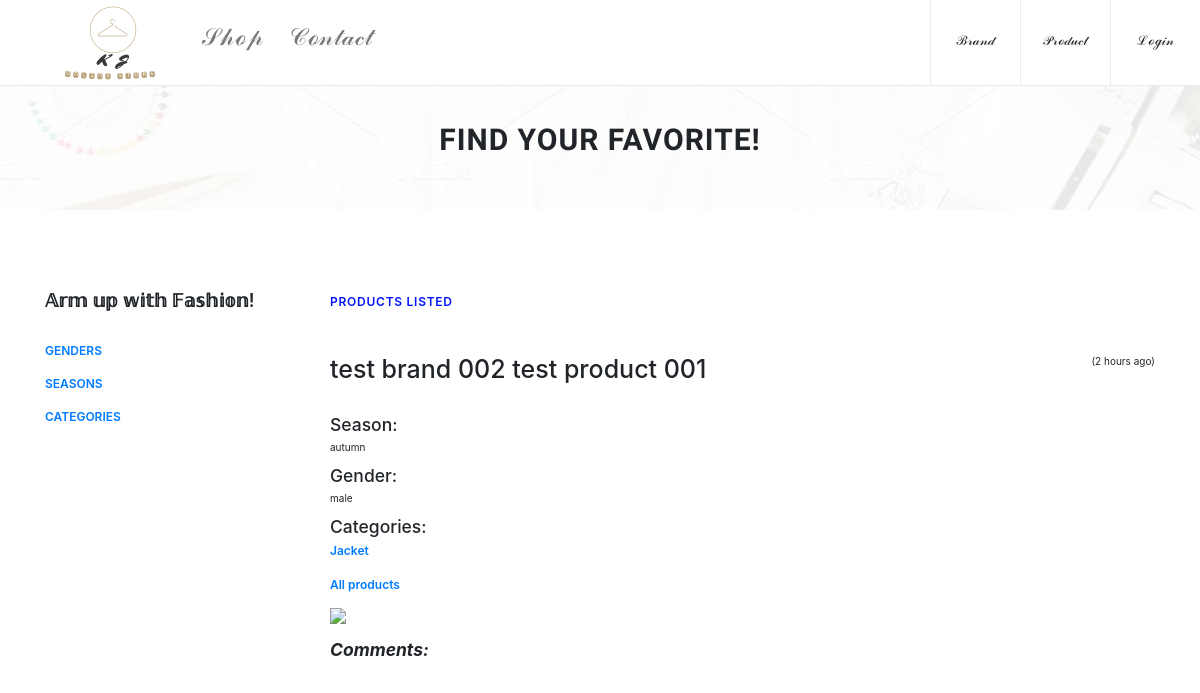
The app's page /product/4 with its own data.
### fashions/models.py (models this page shows, shortened)
class Product(models.Model) :
    name = models.CharField(
            max_length=200,
            validators=[MinLengthValidator(2, "Title must be greater than 2 characters")]
    )
    discription = models.TextField(
        validators=[MinLengthValidator(3, "Discription must be greater than 3 characters")]
    )
    comments = models.ManyToManyField(settings.AUTH_USER_MODEL,
        through='CommentRating', related_name='CommentRatings_owned')
    sales = models.PositiveIntegerField(default=0)
    price = models.DecimalField(max_digits=7, decimal_places=2, null=True)
    brand = models.ForeignKey(Brand, on_delete=models.CASCADE)
    gender = models.ForeignKey(Gender, on_delete=models.CASCADE)
    season = models.ForeignKey(Season, on_delete=models.CASCADE)
    categories = models.ManyToManyField(Category, help_text='Choose the categories this product has')
    created_at = models.DateTimeField(auto_now_add=True)
    updated_at = models.DateTimeField(auto_now=True)
    picture = models.BinaryField(null=True, editable=True, blank=True)
    content_type = models.CharField(max_length=256, null=True, help_text='The MIMEType of the file')

class Season(models.Model) :
    name = models.CharField(
            max_length=200,
            validators=[MinLengthValidator(2, "Title must be greater than 2 characters")]
    )
    discription = models.TextField(
        validators=[MinLengthValidator(3, "Discription must be greater than 3 characters")]
    )
    def __str__(self):
        return self.name

class Gender(models.Model) :
    name = models.CharField(
            max_length=200,
            validators=[MinLengthValidator(2, "Name must be greater than 2 characters")]
    )
    def __str__(self):
        return self.name

class Category(models.Model) :
    name = models.CharField(
            max_length=200,
            validators=[MinLengthValidator(2, "Title must be greater than 2 characters")]
    )
    discription = models.TextField(
        validators=[MinLengthValidator(3, "Discription must be greater than 3 characters")]
    )
    created_at = models.DateTimeField(auto_now_add=True)
    updated_at = models.DateTimeField(auto_now=True)

### fashions/views.py (the view)
# urls.py: path('product/<int:pk>', views.ProductDetailView.as_view(), name='product_detail'),
class ProductDetailView(OwnerDetailView):
    model = Product
    template_name = "fashions/product_detail.html"
    def get(self, request, pk) :
        product = Product.objects.get(id=pk)
        comments = CommentRating.objects.filter(product=product).order_by('-updated_at')
        comment_form = CommentForm()
        gender_list = Gender.objects.all()
        season_list = Season.objects.all()
        category_list = Category.objects.all()
        brand_list = Brand.objects.all()
        product_categories = product.categories.all()
        context = { 'product' : product, 'comments': comments, 'comment_form': comment_form, \
            'gender_list': gender_list, 'season_list' : season_list, 'category_list' : category_list, \
                'brand_list' : brand_list, 'product_categories': product_categories}
        return render(request, self.template_name, context)

### home/context_processors.py (called while the page is built)
def settings(request):
    return {
        'settings': django_settings,
    }

### fashions/templates/fashions/product_detail.html (shortened to what this page needs)
{% extends "fashions/base_menu.html" %}
{% load app_tags %}
{% load crispy_forms_tags %}
{% load staticfiles %}
{% load humanize %}
{% block navbar %}
<header class="header_area">
        <div class="classy-nav-container breakpoint-off d-flex align-items-center justify-content-between">
            <nav class="classy-navbar" id="essenceNav">
                <a class="nav-brand" href="#"><img src="{% static 'KJlogo.png' %}" alt="" width="100" height="100"></a>
                <div class="classy-menu">
                    <div class="classynav">
                        <ul>
                            <li><a href="{% url 'fashions:brand' %}"><font size="+2"> 𝒮𝒽ℴ𝓅 </font></a>
                            </li>
                            <li><a href="#"><font size="+2"> 𝒞ℴ𝓃𝓉𝒶𝒸𝓉 </font></a></li>
                        </ul>
                    </div>
                </div>
            </nav>
            <div class="header-meta d-flex clearfix justify-content-end">
                <div class="favourite-area">
                    <a href="{% url 'fashions:brand' %}"><font size="-1"> ℬ𝓇𝒶𝓃𝒹 </font></a>
                </div>
                <div class="favourite-area">
                    <a href="{% url 'fashions:product' %}"><font size="-1"> 𝒫𝓇ℴ𝒹𝓊𝒸𝓉 </font></a>
                </div>
                <div class="user-login-info">
                    {% if user.is_authenticated %}
                    <a href="{% url 'logout' %}?next={% url 'fashions:brand' %}"><font size="-1"> ℒℴℊℴ𝓊𝓉 </font></a>
                    {% else %}
                    <a href="{% url 'login' %}?next={% url 'fashions:brand' %}"><font size="-1"> ℒℴℊ𝒾𝓃 </font></a>
                    {% endif %}
                </div>
            </div>
        </div>
    </header>
            <div class="breadcumb_area bg-img" style="background-image: url({% static 'img/title_br.jpg' %});">
                <div class="container h-100">
                    <div class="row h-100 align-items-center">
                        <div class="col-12">
                            <div class="page-title text-center">
                                <h2>Find your favorite!</h2>
                            </div>
                        </div>
                    </div>
                </div>
            </div>
    <section class="shop_grid_area section-padding-80">
        <div class="container">
            <div class="row">
                <div class="col-12 col-md-4 col-lg-3">
                    <div class="shop_sidebar_area">
                        <div class="widget catagory mb-50">
                            <h6 class="widget-title mb-30"> 𝔸𝕣𝕞 𝕦𝕡 𝕨𝕚𝕥𝕙 𝔽𝕒𝕤𝕙𝕚𝕠𝕟! </h6>
                            <div class="catagories-menu">
                                <ul id="menu-content2" class="menu-content collapse show">
                                    <li data-toggle="collapse" data-target="#gender">
                                            <a href="#">Genders</a>
                                    <li data-toggle="collapse" data-target="#season">
                                            <a href="#">Seasons</a>
                                    </li>
                                    <li data-toggle="collapse" data-target="#category">
                                            <a href="#">Categories</a>
                                    </li>
                                </ul>
                            </div>
                        </div>
                    </div>
                </div>
                <div class="col-12 col-md-8 col-lg-9">
                    <div class="shop_grid_product_area">
                        <div class="row">
                            <div class="col-12">
                                <div class="product-topbar d-flex align-items-center justify-content-between">
                                    <div class="total-products">
                                        <p><span>Products listed</span></p>
                                    </div>
                                </div>
                            </div>
                        </div>
                        <span style="float: right;">
                                ({{ product.updated_at|naturaltime }})
                        </span>
                                <h1>{{ product.name }}</h1>
                                <br>
                                <p>
                                    <h3>Season: </h3> {{ product.season }}
                                </p>
                                <p>
                                    <h3>Gender: </h3> {{ product.gender }}
                                <p>
                                    <h3>Categories: </h3>
                                    {% if product_categories %}
                                    <ul>
                                        {% for category in product_categories %}
                                        <li>
                                            <a href="{% url 'fashions:filteredbrand' category.id 0 0 %}">{{ category.name }}</a>
                                            <br/>
                                        </li>
                                        {% endfor %}
                                    </ul>
                                    {% else %}
                                        <p>There are no categories currently.</p>
                                    {% endif %}
                                </p>
                                <p>
                                <a href="{% url 'fashions:product' %}">All products</a>
                                </p>
                                {% if product.content_type %}
                                <img style="float:center; max-width:50%;" src="{% url 'fashions:product_picture' product.id %}">
                                {% endif %}
                                <br>
                                <br>
                                <h3><B><I>Comments:</B></I></h3>
                </div>
            </div>
        </div>
    </section>
{% endblock %}

### home/static/css/core-style.css (style rules this page uses)
* { margin: 0; padding: 0; }
body { font-family: "Poppins", sans-serif; font-size: 14px; background-color: #ffffff; margin-top: 85px; }
h1, h2, h3, h4, h5, h6 { color: #000000; line-height: 1.3; font-weight: 700; font-family: "Ubuntu", sans-serif; }
p { color: #787878; font-size: 14px; line-height: 2; font-weight: 400; }
a { -webkit-transition: all 500ms ease 0s; transition: all 500ms ease 0s; text-decoration: none; outline: 0 solid transparent; color: #000000; font-weight: 600; font-size: 12px; }
ul, ol { margin: 0; }
ul li, ol li { list-style: none; }
img { height: auto; max-width: 100%; }
.mb-30 { margin-bottom: 30px !important; }
.mb-50 { margin-bottom: 50px !important; }
.section-padding-80 { padding-top: 80px; padding-bottom: 80px; }
.bg-img { background-position: center center; background-size: cover; background-repeat: no-repeat; }
.header_area { position: fixed; z-index: 900; top: 0; left: 0; width: 100%; border-bottom: 1px solid #ebebeb; -webkit-transition-duration: 500ms; transition-duration: 500ms; }
.header_area .classy-navbar, .header_area .header-meta { -webkit-box-flex: 0; -ms-flex: 0 0 50%; flex: 0 0 50%; min-width: 50%; width: 50%; }
.header_area .classy-navbar { height: 85px; padding: 5px 0 5px 5%; }
.header_area .header-meta { height: 85px; position: relative; z-index: 1; }
.header_area .classynav ul li a { font-size: 16px; color: #787878; }
.header_area .favourite-area a, .header_area .user-login-info a, .header_area .cart-area a { position: relative; z-index: 1; -webkit-box-flex: 0; -ms-flex: 0 0 90px; flex: 0 0 90px; width: 90px; display: block; text-align: center; border-left: 1px solid #ebebeb; height: 100%; line-height: 80px; }
.breadcumb_area { position: relative; z-index: 1; width: 100%; height: 140px; }
.breadcumb_area:after { background-color: rgba(255, 255, 255, 0.9); position: absolute; width: 100%; height: 100%; left: 0; top: 0; z-index: -5; content: ''; }
.breadcumb_area .page-title h2 { font-size: 30px; text-transform: uppercase; font-weight: 700; font-family: "Ubuntu", sans-serif; letter-spacing: 1px; margin-bottom: 0; }
.widget { position: relative; z-index: 1; }
.widget .widget-title { font-size: 18px; text-transform: capitalize; font-weight: 600; }
.widget .catagories-menu li > a { text-transform: uppercase; font-size: 12px; margin-bottom: 15px; display: block; }
.product-topbar { position: relative; z-index: 100; margin-bottom: 40px; }
.product-topbar .total-products p { margin-bottom: 0; font-size: 12px; font-weight: 600; color: #000000; text-transform: uppercase; letter-spacing: 0.75px; }
.product-topbar .total-products p span { color: #0315ff; }

### records on screen
Product: updated_at "2 hours ago", name "test brand 002 test product 001", season "autumn", gender "male"
Category: name "Jacket"
